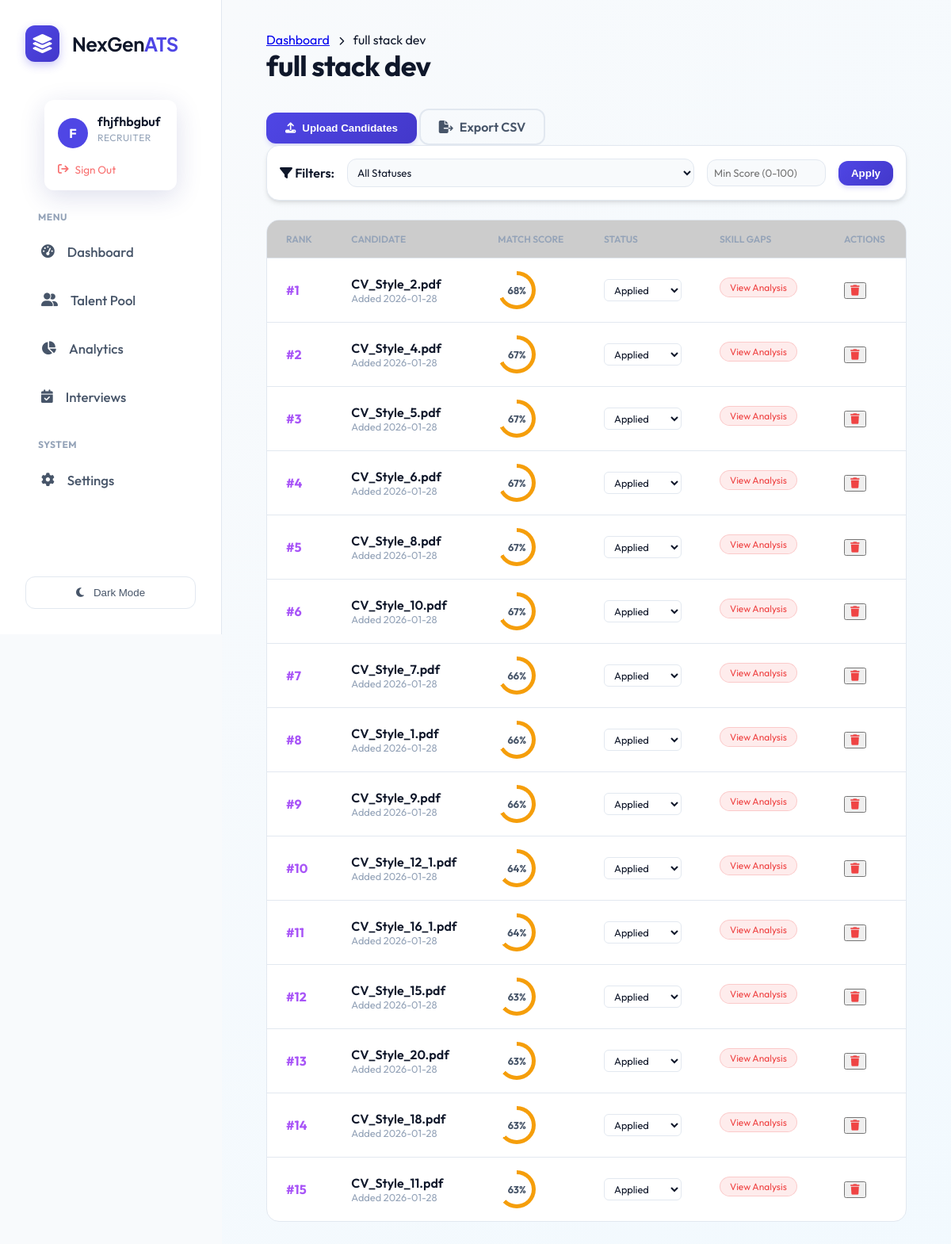
The page /jobs/29 (signed in) on the database its author committed.
### tables this page shows
CREATE TABLE users (
                    id INTEGER PRIMARY KEY AUTOINCREMENT,
                    name TEXT NOT NULL,
                    email TEXT UNIQUE NOT NULL,
                    password_hash TEXT NOT NULL,
                    role TEXT DEFAULT 'candidate', -- recruiter, candidate, admin
                    created_at TIMESTAMP DEFAULT CURRENT_TIMESTAMP
                , resume_path TEXT, skills TEXT, experience TEXT, education TEXT, profile_summary TEXT, full_text TEXT);

CREATE TABLE jobs (
                    id INTEGER PRIMARY KEY AUTOINCREMENT,
                    title TEXT NOT NULL,
                    description TEXT,
                    created_at TIMESTAMP DEFAULT CURRENT_TIMESTAMP,
                    status TEXT DEFAULT 'Open'
                );

CREATE TABLE candidates (
                    id INTEGER PRIMARY KEY AUTOINCREMENT,
                    job_id INTEGER,
                    filename TEXT,
                    semantic_score REAL,
                    skills_score REAL,
                    experience_score REAL,
                    total_score REAL,
                    email TEXT,
                    phone TEXT,
                    full_text TEXT,
                    missing_skills TEXT,
                    interview_questions TEXT,
                    created_at TIMESTAMP DEFAULT CURRENT_TIMESTAMP, user_id INTEGER, status TEXT DEFAULT 'Applied', notes TEXT, name TEXT,
                    FOREIGN KEY(job_id) REFERENCES jobs(id)
                );

### routes/core.py (the view)
@bp.route('/jobs/<int:job_id>')
@login_required
@role_required('recruiter')
def job_detail(job_id):
    conn = database.get_db_connection()
    job = conn.execute('SELECT * FROM jobs WHERE id = ?', (job_id,)).fetchone()
    if not job:
        return "Job not found", 404
    min_score = request.args.get('min_score', type=float)
    status_filter = request.args.get('status_filter')
    query = 'SELECT * FROM candidates WHERE job_id = ?'
    params = [job_id]
    if min_score:
        query += ' AND total_score >= ?'
        params.append(min_score)
    if status_filter:
        query += ' AND status = ?'
        params.append(status_filter)
    query += ' ORDER BY total_score DESC'
    candidates = conn.execute(query, params).fetchall()
    conn.close()
    return render_template('job_detail.html', job=job, candidates=candidates)

### app.py (called while the page is built)
@login_manager.user_loader
def load_user(user_id):
    return User.get(user_id)

### database.py (called while the page is built)
def get_db_connection():
    db_url = os.getenv('DATABASE_URL')
    if db_url:
        import psycopg2
        from psycopg2.extras import RealDictCursor
        conn = psycopg2.connect(db_url, cursor_factory=RealDictCursor)
        return conn
    else:
        conn = sqlite3.connect(DB_NAME)
        conn.row_factory = sqlite3.Row
        return conn

    @staticmethod
    def get(user_id):
        conn = get_db_connection()
        user = conn.execute('SELECT * FROM users WHERE id = ?', (user_id,)).fetchone()
        conn.close()
        if not user: return None
        return User(user['id'], user['name'], user['email'], user['role'], user['password_hash'],
                   user['resume_path'], user['skills'], user['experience'], user['education'], user['profile_summary'])

### templates/job_detail.html (shortened to what this page needs)
{% extends "layout.html" %}
{% block content %}
<div class="job-header">
    <div class="header-actions">
        <div class="breadcrumbs">
            <a href="/">Dashboard</a> <i class="fa-solid fa-chevron-right"
                style="font-size: 0.7rem; margin: 0 0.5rem;"></i> {{ job.title }}
        </div>
        <h1>{{ job.title }}</h1>
    </div>
    <div class="action-buttons">
        <button onclick="triggerUpload()" class="btn-primary">
            <i class="fa-solid fa-upload"></i> Upload Candidates
        </button>
        <a href="/jobs/{{ job.id }}/export" class="btn-secondary" style="text-decoration:none;">
            <i class="fa-solid fa-file-export"></i> Export CSV
        </a>
    </div>
</div>
<div class="filter-toolbar glass-card"
    style="padding: 1rem; margin-bottom: 1.5rem; display: flex; gap: 1rem; align-items: center;">
    <span style="font-weight: 600; color: var(--text-primary);"><i class="fa-solid fa-filter"></i> Filters:</span>
    <form action="" method="GET" style="display: flex; gap: 1rem; flex: 1; align-items: center;">
        <select name="status_filter" style="padding: 0.5rem; border-radius: var(--radius);">
            <option value="">All Statuses</option>
        </select>
        <input type="number" name="min_score" placeholder="Min Score (0-100)"
            value="{{ request.args.get('min_score', '') }}"
            style="width: 150px; padding: 0.5rem; border-radius: var(--radius);">
        <button type="submit" class="btn-primary" style="padding: 0.5rem 1rem;">Apply</button>
    </form>
</div>
<div class="candidates-section">
    {% if candidates %}
    <div class="table-container">
        <table>
            <thead>
                <tr>
                    <th>Rank</th>
                    <th>Candidate</th>
                    <th>Match Score</th>
                    <th>Status</th>
                    <th>Skill Gaps</th>
                    <th>Actions</th>
                </tr>
            </thead>
            <tbody>
                {% for cand in candidates %}
                <tr class="candidate-row" onclick="viewCandidate({{ cand.id }})">
                    <td style="font-weight: 700; color: #a855f7;">#{{ loop.index }}</td>
                    <td>
                        <div class="cand-name" style="font-weight: 600;">{{ cand.filename }}</div>
                        <div class="cand-meta" style="font-size: 0.8rem; color: var(--text-muted);">Added {{
                            cand.created_at[:10] }}</div>
                    </td>
                    <td>
                        <div class="score-circle"
                            style="--p:{{ cand.total_score }}; --c:{% if cand.total_score > 75 %}#10b981{% elif cand.total_score > 50 %}#f59e0b{% else %}#ef4444{% endif %}">
                            <span>{{ cand.total_score|round|int }}%</span>
                        </div>
                    </td>
                    <td onclick="event.stopPropagation()">
                        <form action="/candidate/{{ cand.id }}/status" method="POST">
                            <select name="status" onchange="this.form.submit()"
                                style="padding: 0.25rem 0.5rem; border-radius: 6px; font-size: 0.8rem; border: 1px solid var(--border); background: var(--bg-card); color: var(--text-primary); cursor: pointer;">
                                <option value="Applied" {% if cand.status=='Applied' %}selected{% endif %}>Applied
                                </option>
                            </select>
                        </form>
                    </td>
                    <td>
                        <span class="tag missing" style="font-size: 0.75rem; cursor: pointer;">View Analysis</span>
                    </td>
                    <td>
                        <button class="btn-icon" onclick="event.stopPropagation(); deleteCandidate({{ cand.id }})"><i
                                class="fa-solid fa-trash text-red"></i></button>
                    </td>
                </tr>
                {% endfor %}
            </tbody>
        </table>
    </div>
    {% endif %}
</div>
{% endblock %}

### templates/layout.html (shortened to what this page needs)
<!DOCTYPE html>
<html lang="en">
<head>
    <link rel="stylesheet" href="https://cdnjs.cloudflare.com/ajax/libs/font-awesome/6.4.0/css/all.min.css">
    <link rel="stylesheet" href="/static/style.css">
</head>
<body>
    <div class="app-container">
        <aside class="sidebar">
            <div class="brand">
                <div class="brand-logo-container"
                    style="background: linear-gradient(135deg, var(--primary), var(--primary-hover)); padding: 8px; border-radius: 12px; box-shadow: 0 4px 12px rgba(79, 70, 229, 0.3);">
                    <i class="fa-solid fa-layer-group" style="color: white; font-size: 1.5rem;"></i>
                </div>
                <span style="font-family: 'Plus Jakarta Sans', sans-serif; letter-spacing: -0.5px;">NexGen<span
                        style="color: var(--primary);">ATS</span></span>
            </div>
            <div class="user-profile-widget">
                {% if current_user.is_authenticated %}
                <div class="user-card glass-effect"
                    style="border: 1px solid rgba(255,255,255,0.1); background: rgba(255,255,255,0.03);">
                    <div style="display: flex; align-items: center; gap: 0.75rem; margin-bottom: 0.75rem;">
                        <div
                            style="width: 38px; height: 38px; background: var(--primary); border-radius: 50%; display: flex; align-items: center; justify-content: center; color: white; font-weight: 700;">
                            {{ current_user.name[0] | upper }}
                        </div>
                        <div style="overflow: hidden;">
                            <div class="user-card-name"
                                style="white-space: nowrap; overflow: hidden; text-overflow: ellipsis;">{{
                                current_user.name }}</div>
                            <div class="user-card-role">{{ current_user.role }}</div>
                        </div>
                    </div>
                    <form action="{{ url_for('auth.logout') }}" method="GET">
                        <button type="submit" class="user-card-logout"
                            style="background: none; border: none; cursor: pointer; padding: 0; width: auto; font-family: inherit;">
                            <i class="fa-solid fa-arrow-right-from-bracket"></i> Sign Out
                        </button>
                    </form>
                </div>
                {% endif %}
            </div>
            <nav style="flex: 1; overflow-y: auto; padding-right: 0.5rem;">
                <p
                    style="font-size: 0.75rem; text-transform: uppercase; color: var(--text-muted); font-weight: 700; margin: 0 0 0.5rem 1rem; letter-spacing: 0.5px;">
                    Menu</p>
                <a href="/" class="nav-item {% if request.path == '/' %}active{% endif %}">
                    <i class="fa-solid fa-gauge-high"></i>
                    <span>Dashboard</span>
                </a>
                {% if current_user.is_authenticated and current_user.role == 'recruiter' %}
                <a href="/talent_pool" class="nav-item {% if request.path == '/talent_pool' %}active{% endif %}">
                    <i class="fa-solid fa-user-group"></i>
                    <span>Talent Pool</span>
                </a>
                <a href="/analytics" class="nav-item {% if request.path == '/analytics' %}active{% endif %}">
                    <i class="fa-solid fa-chart-pie"></i>
                    <span>Analytics</span>
                </a>
                <a href="/interviews" class="nav-item {% if request.path == '/interviews' %}active{% endif %}">
                    <i class="fa-solid fa-calendar-check"></i>
                    <span>Interviews</span>
                </a>
                {% endif %}
                <p
                    style="font-size: 0.75rem; text-transform: uppercase; color: var(--text-muted); font-weight: 700; margin: 1.5rem 0 0.5rem 1rem; letter-spacing: 0.5px;">
                    System</p>
                <a href="/settings" class="nav-item {% if request.path == '/settings' %}active{% endif %}">
                    <i class="fa-solid fa-gear"></i>
                    <span>Settings</span>
                </a>
            </nav>
            <button id="theme-toggle" class="theme-toggle-btn">
                <i class="fa-solid fa-moon"></i>
                <span>Switch Theme</span>
            </button>
        </aside>
        <main class="main-content">
            {% block content %}{% endblock %}
        </main>
    </div>
</body>
</html>

### rows shown on the page
users: name "F", name "fhjfhbgbuf", role "RECRUITER"
jobs: title "full stack dev"
candidates: filename "CV_Style_2.pdf", created_at "2026-01-28", total_score "68", status "Applied"
candidates: filename "CV_Style_4.pdf", created_at "2026-01-28", total_score "67", status "Applied"
candidates: filename "CV_Style_5.pdf", created_at "2026-01-28", total_score "67", status "Applied"
candidates: filename "CV_Style_6.pdf", created_at "2026-01-28", total_score "67", status "Applied"
candidates: filename "CV_Style_8.pdf", created_at "2026-01-28", total_score "67", status "Applied"
candidates: filename "CV_Style_10.pdf", created_at "2026-01-28", total_score "67", status "Applied"
candidates: filename "CV_Style_7.pdf", created_at "2026-01-28", total_score "66", status "Applied"
candidates: filename "CV_Style_1.pdf", created_at "2026-01-28", total_score "66", status "Applied"
candidates: filename "CV_Style_9.pdf", created_at "2026-01-28", total_score "66", status "Applied"
candidates: filename "CV_Style_12_1.pdf", created_at "2026-01-28", total_score "64", status "Applied"
candidates: filename "CV_Style_16_1.pdf", created_at "2026-01-28", total_score "64", status "Applied"
candidates: filename "CV_Style_15.pdf", created_at "2026-01-28", total_score "63", status "Applied"
candidates: filename "CV_Style_20.pdf", created_at "2026-01-28", total_score "63", status "Applied"
candidates: filename "CV_Style_18.pdf", created_at "2026-01-28", total_score "63", status "Applied"
candidates: filename "CV_Style_11.pdf", created_at "2026-01-28", total_score "63", status "Applied"
